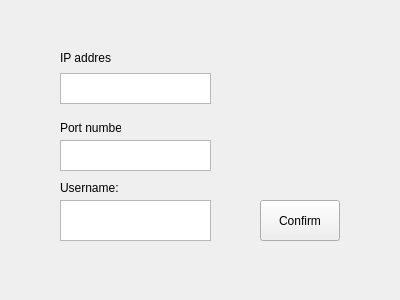
<?xml version="1.0" encoding="UTF-8"?>
<ui version="4.0">
 <class>login</class>
 <widget class="QWidget" name="login">
  <property name="geometry">
   <rect>
    <x>0</x>
    <y>0</y>
    <width>400</width>
    <height>300</height>
   </rect>
  </property>
  <property name="windowTitle">
   <string>IRC</string>
  </property>
  <widget class="QTextEdit" name="usernameTextEdit">
   <property name="geometry">
    <rect>
     <x>60</x>
     <y>200</y>
     <width>151</width>
     <height>41</height>
    </rect>
   </property>
  </widget>
  <widget class="QLabel" name="label">
   <property name="geometry">
    <rect>
     <x>60</x>
     <y>180</y>
     <width>151</width>
     <height>16</height>
    </rect>
   </property>
   <property name="text">
    <string>Username:</string>
   </property>
  </widget>
  <widget class="QPushButton" name="confirmButton">
   <property name="geometry">
    <rect>
     <x>260</x>
     <y>200</y>
     <width>80</width>
     <height>41</height>
    </rect>
   </property>
   <property name="text">
    <string>Confirm</string>
   </property>
  </widget>
  <widget class="QTextEdit" name="portTextEdit">
   <property name="geometry">
    <rect>
     <x>60</x>
     <y>140</y>
     <width>151</width>
     <height>31</height>
    </rect>
   </property>
  </widget>
  <widget class="QLabel" name="label_2">
   <property name="geometry">
    <rect>
     <x>60</x>
     <y>120</y>
     <width>61</width>
     <height>16</height>
    </rect>
   </property>
   <property name="text">
    <string>Port number:</string>
   </property>
  </widget>
  <widget class="QPlainTextEdit" name="addressTextEdit">
   <property name="geometry">
    <rect>
     <x>60</x>
     <y>73</y>
     <width>151</width>
     <height>31</height>
    </rect>
   </property>
  </widget>
  <widget class="QLabel" name="label_3">
   <property name="geometry">
    <rect>
     <x>60</x>
     <y>50</y>
     <width>51</width>
     <height>16</height>
    </rect>
   </property>
   <property name="text">
    <string>IP address:</string>
   </property>
  </widget>
 </widget>
 <resources/>
 <connections/>
</ui>
